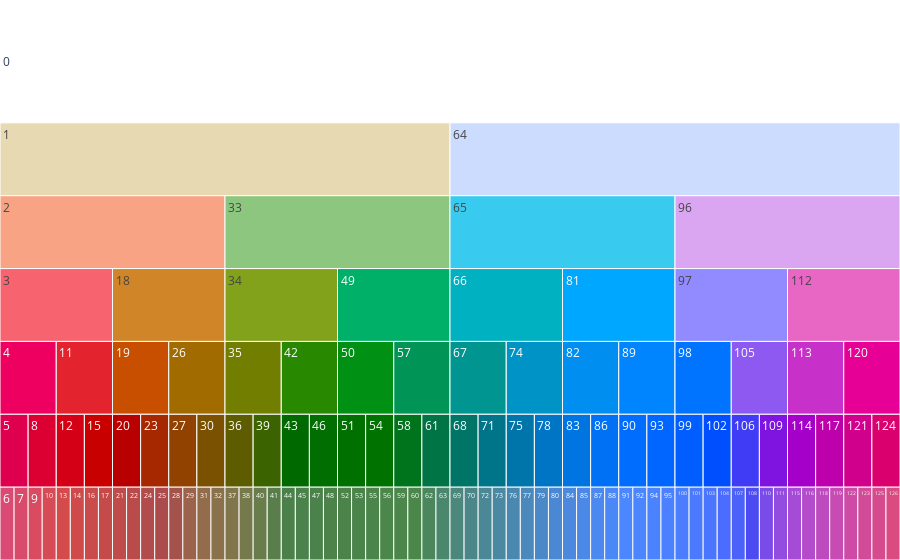
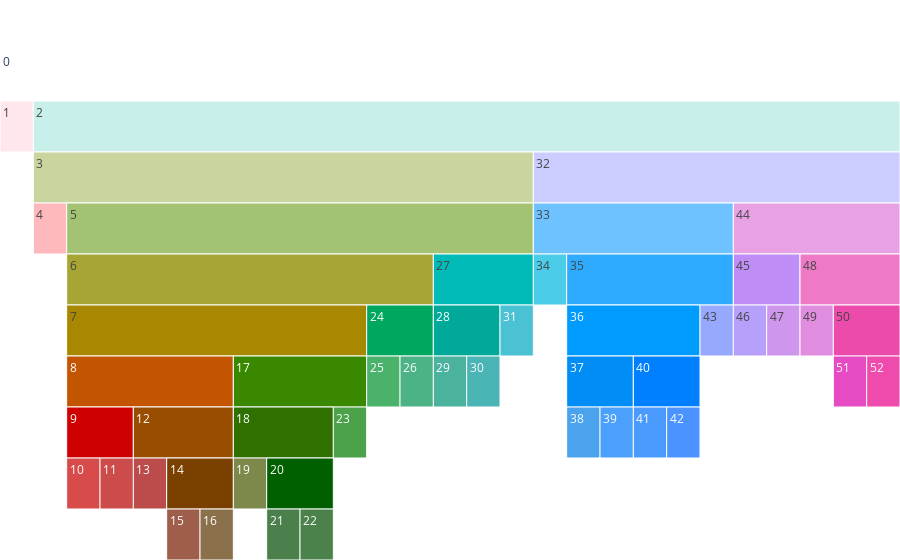
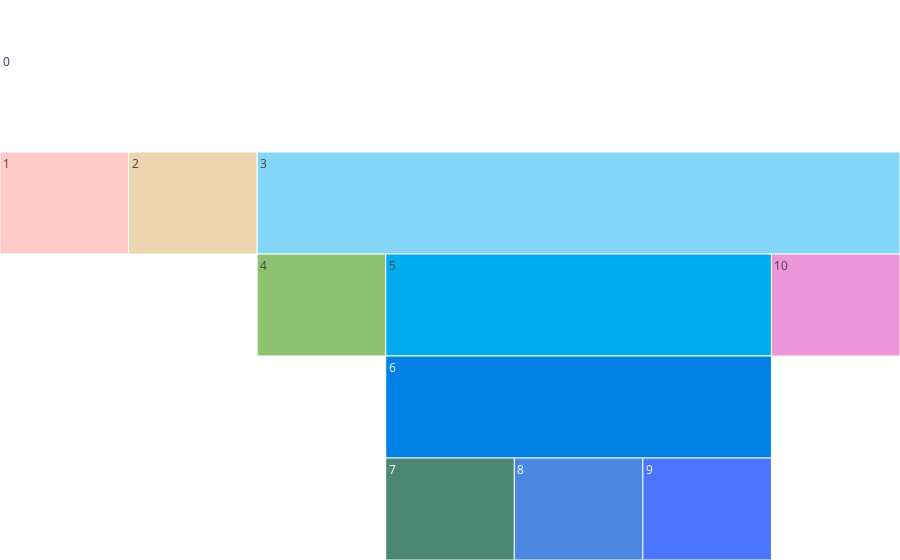

The cell these charts' notebook holds for them, in order:
### Code cell
for t in [t1, t2, t3]:
  #display(Markdown(f'## {t}のIcicle Plots'))
  fig = draw_graph_px_icicle(t)
  fig.show()

### Figure 1 — Plotly figure (JSON) as saved in the notebook; plotly's stock layout.template omitted (floating-point values rounded to 4 significant figures)
{"data": [{"branchvalues": "total", "domain": {"x": [0, 1], "y": [0, 1]}, "hovertemplate": "id=%{label}<br>theta=%{value}<br>parent=%{parent}<extra></extra>", "labels": ["0", "1", "2", "3", "4", "5", "6", "7", "8", "9", "10", "11", "12", "13", "14", "15", "16", "17", "18", "19", "20", "21", "22", "23", "24", "25", "26", "27", "28", "29", "30", "31", "32", "33", "34", "35", "36", "37", "38", "39", "40", "41", "42", "43", "44", "45", "46", "47", "48", "49", "50", "51", "52", "53", "54", "55", "56", "57", "58", "59", "60", "61", "62", "63", "64", "65", "66", "67", "68", "69", "70", "71", "72", "73", "74", "75", "76", "77", "78", "79", "80", "81", "82", "83", "84", "85", "86", "87", "88", "89", "90", "91", "92", "93", "94", "95", "96", "97", "98", "99", "100", "101", "102", "103", "104", "105", "106", "107", "108", "109", "110", "111", "112", "113", "114", "115", "116", "117", "118", "119", "120", "121", "122", "123", "124", "125", "126"], "marker": {"colors": ["#ffffff", "#e7dab3", "#f8a383", "#f86370", "#ee0061", "#de004f", "#ca003b", "#ca002c", "#dc0032", "#c8001f", "#c5000e", "#e3232d", "#d40015", "#c10000", "#bb0000", "#c80000", "#b50000", "#ad0000", "#d08528", "#c84f00", "#b90000", "#a50000", "#9c0000", "#a62800", "#920000", "#880000", "#a26b00", "#914100", "#7d0b00", "#712200", "#795100", "#652e00", "#583600", "#8dc77f", "#82a21c", "#717e00", "#5d5c00", "#4b3c00", "#3c4100", "#3b6400", "#2b4500", "#134800", "#288900", "#006a00", "#004b00", "#004c00", "#006e00", "#004e00", "#004f00", "#00b068", "#009013", "#007000", "#005000", "#005100", "#007200", "#005200", "#005300", "#009457", "#00731d", "#005300", "#005400", "#007444", "#005419", "#00552f", "#cbdcff", "#38caef", "#00b2c1", "#009591", "#007567", "#005543", "#005556", "#007589", "#005669", "#00567c", "#0093c6", "#0075a9", "#00568f", "#0056a1", "#0075c6", "#0056b2", "#0057c2", "#00a7ff", "#008ff0", "#0074e0", "#0057d1", "#0057df", "#0071f4", "#0056eb", "#0056f5", "#0085ff", "#006dff", "#0055fe", "#0053ff", "#0066ff", "#0050ff", "#004dff", "#dba6f1", "#918bff", "#0074ff", "#005dff", "#0048ff", "#0042ff", "#004fff", "#003aff", "#002ffe", "#8d59f1", "#403bf5", "#001ff6", "#0000ec", "#7f14e1", "#4300e0", "#6700d3", "#e867c4", "#c730c9", "#a400c9", "#8000c4", "#9300b4", "#be00ac", "#a300a3", "#af0092", "#e60096", "#d0008d", "#b90080", "#c0006e", "#da006e", "#c5005d", "#c9004c"]}, "name": "", "parents": ["", "0", "1", "2", "3", "4", "5", "5", "4", "8", "8", "3", "11", "12", "12", "11", "15", "15", "2", "18", "19", "20", "20", "19", "23", "23", "18", "26", "27", "27", "26", "30", "30", "1", "33", "34", "35", "36", "36", "35", "39", "39", "34", "42", "43", "43", "42", "46", "46", "33", "49", "50", "51", "51", "50", "54", "54", "49", "57", "58", "58", "57", "61", "61", "0", "64", "65", "66", "67", "68", "68", "67", "71", "71", "66", "74", "75", "75", "74", "78", "78", "65", "81", "82", "83", "83", "82", "86", "86", "81", "89", "90", "90", "89", "93", "93", "64", "96", "97", "98", "99", "99", "98", "102", "102", "97", "105", "106", "106", "105", "109", "109", "96", "112", "113", "114", "114", "113", "117", "117", "112", "120", "121", "121", "120", "124", "124"], "sort": false, "tiling": {"orientation": "v"}, "type": "icicle", "values": [360, 180, 90, 45, 22.5, 11.25, 5.625, 5.625, 11.25, 5.625, 5.625, 22.5, 11.25, 5.625, 5.625, 11.25, 5.625, 5.625, 45, 22.5, 11.25, 5.625, 5.625, 11.25, 5.625, 5.625, 22.5, 11.25, 5.625, 5.625, 11.25, 5.625, 5.625, 90, 45, 22.5, 11.25, 5.625, 5.625, 11.25, 5.625, 5.625, 22.5, 11.25, 5.625, 5.625, 11.25, 5.625, 5.625, 45, 22.5, 11.25, 5.625, 5.625, 11.25, 5.625, 5.625, 22.5, 11.25, 5.625, 5.625, 11.25, 5.625, 5.625, 180, 90, 45, 22.5, 11.25, 5.625, 5.625, 11.25, 5.625, 5.625, 22.5, 11.25, 5.625, 5.625, 11.25, 5.625, 5.625, 45, 22.5, 11.25, 5.625, 5.625, 11.25, 5.625, 5.625, 22.5, 11.25, 5.625, 5.625, 11.25, 5.625, 5.625, 90, 45, 22.5, 11.25, 5.625, 5.625, 11.25, 5.625, 5.625, 22.5, 11.25, 5.625, 5.625, 11.25, 5.625, 5.625, 45, 22.5, 11.25, 5.625, 5.625, 11.25, 5.625, 5.625, 22.5, 11.25, 5.625, 5.625, 11.25, 5.625, 5.625]}], "layout": {"legend": {"tracegroupgap": 0}, "margin": {"b": 0, "l": 0, "r": 0, "t": 50}}}

### Figure 2 — Plotly figure (JSON) as saved in the notebook; plotly's stock layout.template omitted (floating-point values rounded to 4 significant figures)
{"data": [{"branchvalues": "total", "domain": {"x": [0, 1], "y": [0, 1]}, "hovertemplate": "id=%{label}<br>theta=%{value}<br>parent=%{parent}<extra></extra>", "labels": ["0", "1", "2", "3", "4", "5", "6", "7", "8", "9", "10", "11", "12", "13", "14", "15", "16", "17", "18", "19", "20", "21", "22", "23", "24", "25", "26", "27", "28", "29", "30", "31", "32", "33", "34", "35", "36", "37", "38", "39", "40", "41", "42", "43", "44", "45", "46", "47", "48", "49", "50", "51", "52"], "marker": {"colors": ["#ffffff", "#ffdee5", "#c8efea", "#c9d59e", "#ff9ba0", "#a3c372", "#a7a635", "#a88800", "#c35400", "#cf0000", "#c80000", "#b70000", "#994d00", "#a10000", "#794000", "#771a00", "#5a3500", "#3a8800", "#2f7100", "#475600", "#006000", "#004a00", "#004e00", "#007b00", "#00a75e", "#00922d", "#009352", "#00bbb8", "#00a998", "#009474", "#009596", "#00a8c2", "#cbccff", "#6ec2ff", "#00b8e2", "#2eabff", "#009bff", "#008df5", "#007de7", "#0079fc", "#0080ff", "#0072ff", "#0068ff", "#6c84ff", "#e9a1e5", "#be8df5", "#9978f9", "#bb6ae8", "#ee79c7", "#d45cd2", "#ed4bab", "#dd00ab", "#e9008b"]}, "name": "", "parents": ["", "0", "0", "2", "3", "3", "5", "6", "7", "8", "9", "9", "8", "12", "12", "14", "14", "7", "17", "18", "18", "20", "20", "17", "6", "24", "24", "5", "27", "28", "28", "27", "2", "32", "33", "33", "35", "36", "37", "37", "36", "40", "40", "35", "32", "44", "45", "45", "44", "48", "48", "50", "50"], "sort": false, "tiling": {"orientation": "v"}, "type": "icicle", "values": [360, 13.33, 346.7, 200, 13.33, 186.7, 146.7, 120.0, 66.67, 26.67, 13.33, 13.33, 40.0, 13.33, 26.67, 13.33, 13.33, 53.33, 40.0, 13.33, 26.67, 13.33, 13.33, 13.33, 26.67, 13.33, 13.33, 40, 26.67, 13.33, 13.33, 13.33, 146.7, 80.0, 13.33, 66.67, 53.33, 26.67, 13.33, 13.33, 26.67, 13.33, 13.33, 13.33, 66.67, 26.67, 13.33, 13.33, 40, 13.33, 26.67, 13.33, 13.33]}], "layout": {"legend": {"tracegroupgap": 0}, "margin": {"b": 0, "l": 0, "r": 0, "t": 50}}}

### Figure 3 — Plotly figure (JSON) as saved in the notebook; plotly's stock layout.template omitted (floating-point values rounded to 4 significant figures)
{"data": [{"branchvalues": "total", "domain": {"x": [0, 1], "y": [0, 1]}, "hovertemplate": "id=%{label}<br>theta=%{value}<br>parent=%{parent}<extra></extra>", "labels": ["0", "1", "2", "3", "4", "5", "6", "7", "8", "9", "10"], "marker": {"colors": ["#ffffff", "#ffb5b2", "#e6c490", "#83d6f7", "#5ea935", "#00acef", "#0082e5", "#005539", "#0057da", "#003cff", "#e469ca"]}, "name": "", "parents": ["", "0", "0", "0", "3", "3", "5", "6", "6", "6", "3"], "sort": false, "tiling": {"orientation": "v"}, "type": "icicle", "values": [360, 51.43, 51.43, 257.1, 51.43, 154.3, 154.3, 51.43, 51.43, 51.43, 51.43]}], "layout": {"legend": {"tracegroupgap": 0}, "margin": {"b": 0, "l": 0, "r": 0, "t": 50}}}
